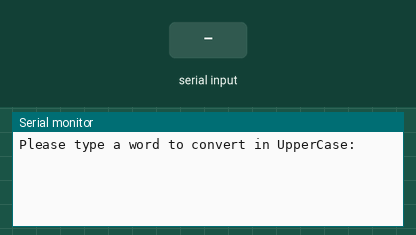
The sketch below on a simulated Arduino Uno, built with avr-gcc and run on an emulated ATmega328P. On the bench: the last lines printed to the serial monitor. Inputs (shaded band) come from the test bench.

Above: at 1.2 s.
1.3 s: "1\n" received over Serial
At 1.9 s:
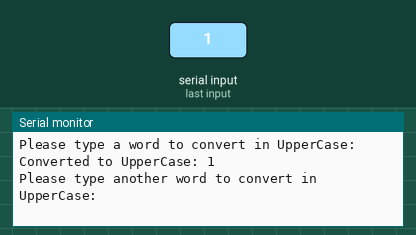
2.8 s: "0\n" received over Serial
At 4.0 s:
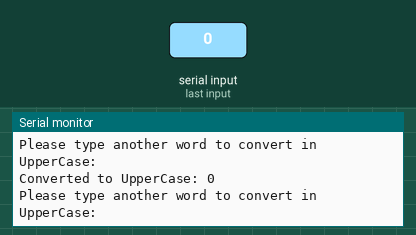
4.3 s: "2\n" received over Serial
At 5.4 s:
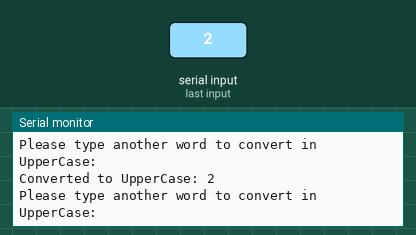

Measured:
- after the input at 1.3 s, the serial monitor: prints a new line at once (image 1)
- after the input at 2.8 s, the serial monitor: prints a new line at once (image 2)
- after the input at 4.3 s, the serial monitor: prints a new line at once (image 3)

The sketch:

ConvertLowerCasetoUpperCaseArduino.ino
```cpp
String transformed_word;
char input_word[50]; // no es necesario 'new' en Arduino

void setup() {
  Serial.begin(9600);
  Serial.println("Please type a word to convert in UpperCase: ");
}

void loop() {
  if (Serial.available() > 0) {
    String user_entry = Serial.readStringUntil('\n');
    int len = user_entry.length();
    if (len >= 50) len = 49;

    for (int i = 0; i < len; i++) {
      input_word[i] = user_entry[i];
    }
    input_word[len] = '\0';

    char* transformed = convert_lowercase_to_uppercase(input_word);

    Serial.print("Converted to UpperCase: ");
    Serial.println(transformed);

    delete[] transformed; // Liberar memoria asignada dinámicamente

    Serial.println("Please type another word to convert in UpperCase: ");
  }
}

// Corrección de ortografía en el nombre de la función
int calculate_string_length(char* word) {
  int i = 0;
  while (word[i] != '\0') {
    i++;
  }
  return i;
}

char* convert_lowercase_to_uppercase(char* word) {
  int word_length = calculate_string_length(word) + 1;
  char* transformed_word = new char[word_length];
  int letter;

  for (int i = 0; word[i] != '\0'; i++) {
    letter = word[i];
    if (letter >= 'A' && letter <= 'Z') {
      transformed_word[i] = letter;
    } else if (letter >= 'a' && letter <= 'z') {
      transformed_word[i] = letter - 32;
    } else {
      transformed_word[i] = letter;
    }
  }

  transformed_word[word_length - 1] = '\0'; // Corrección de índice

  return transformed_word;
}
```
